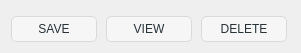
          <widget class="QWidget" name="layoutWidget">
           <property name="geometry">
            <rect>
             <x>50</x>
             <y>10</y>
             <width>301</width>
             <height>36</height>
            </rect>
           </property>
           <layout class="QHBoxLayout" name="horizontalLayout_3">
            <item>
             <widget class="QPushButton" name="addToDBNutPushButton">
              <property name="styleSheet">
               <string notr="true">QPushButton#addToDBNutPushButton {
float: right;
border: 1px solid rgb(218, 218, 218);
font: 900 9pt &quot;Arial Black&quot;;
margin-right: 3%;
margin-top: 5px;
border-radius: 5px;
-moz-border-radius: 5px;
-webkit-border-radius: 5px;
padding: 5px 9px;
font-size: 1.2em;
background-color: rgb(246, 246, 246);
text-shadow: #454545 0 0 2px;
color: rgb(38, 50, 56);
}
QPushButton#addToDBNutPushButton:pressed {
background-color: rgb(218, 218, 218);
border-style: inset;
}</string>
              </property>
              <property name="text">
               <string>SAVE</string>
              </property>
             </widget>
            </item>
            <item>
             <widget class="QPushButton" name="viewDataNutPushButton">
              <property name="styleSheet">
               <string notr="true">QPushButton#viewDataNutPushButton {
float: right;
border: 1px solid rgb(218, 218, 218);
font: 900 9pt &quot;Arial Black&quot;;
margin-right: 3%;
margin-top: 5px;
border-radius: 5px;
-moz-border-radius: 5px;
-webkit-border-radius: 5px;
padding: 5px 9px;
font-size: 1.2em;
background-color: rgb(246, 246, 246);
text-shadow: #454545 0 0 2px;
color: rgb(38, 50, 56);
}
QPushButton#viewDataNutPushButton:pressed {
background-color: rgb(218, 218, 218);
border-style: inset;
}</string>
              </property>
              <property name="text">
               <string>VIEW</string>
              </property>
             </widget>
            </item>
            <item>
             <widget class="QPushButton" name="deleteDataNutpushButton">
              <property name="styleSheet">
               <string notr="true">QPushButton#deleteDataNutpushButton {
float: right;
border: 1px solid rgb(218, 218, 218);
font: 900 9pt &quot;Arial Black&quot;;
margin-right: 3%;
margin-top: 5px;
border-radius: 5px;
-moz-border-radius: 5px;
-webkit-border-radius: 5px;
padding: 5px 9px;
font-size: 1.2em;
background-color: rgb(246, 246, 246);
text-shadow: #454545 0 0 2px;
color: rgb(38, 50, 56);
}
QPushButton#deleteDataNutpushButton:pressed {
background-color: rgb(218, 218, 218);
border-style: inset;
}</string>
              </property>
              <property name="text">
               <string>DELETE</string>
              </property>
             </widget>
            </item>
           </layout>
          </widget>
